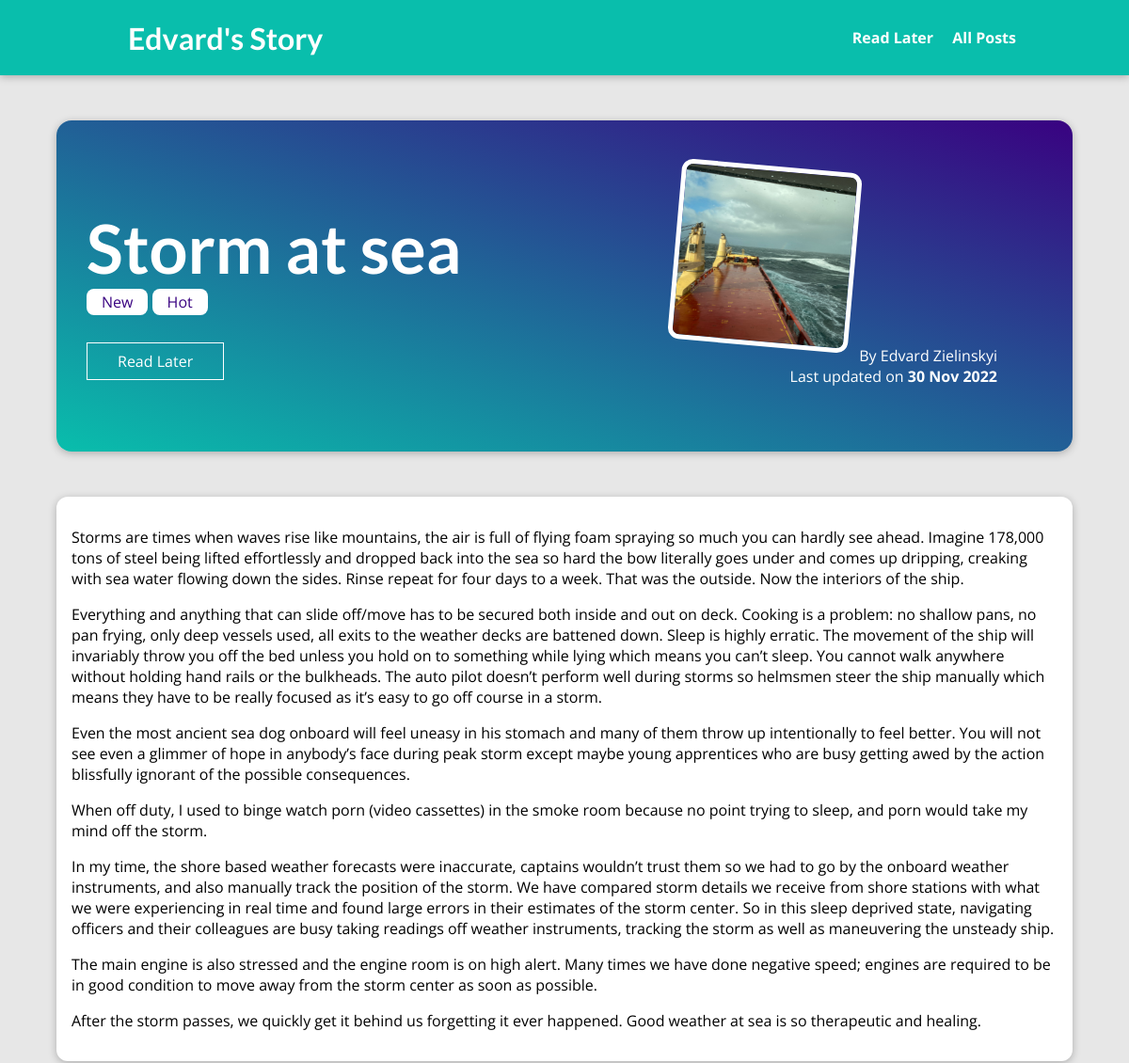
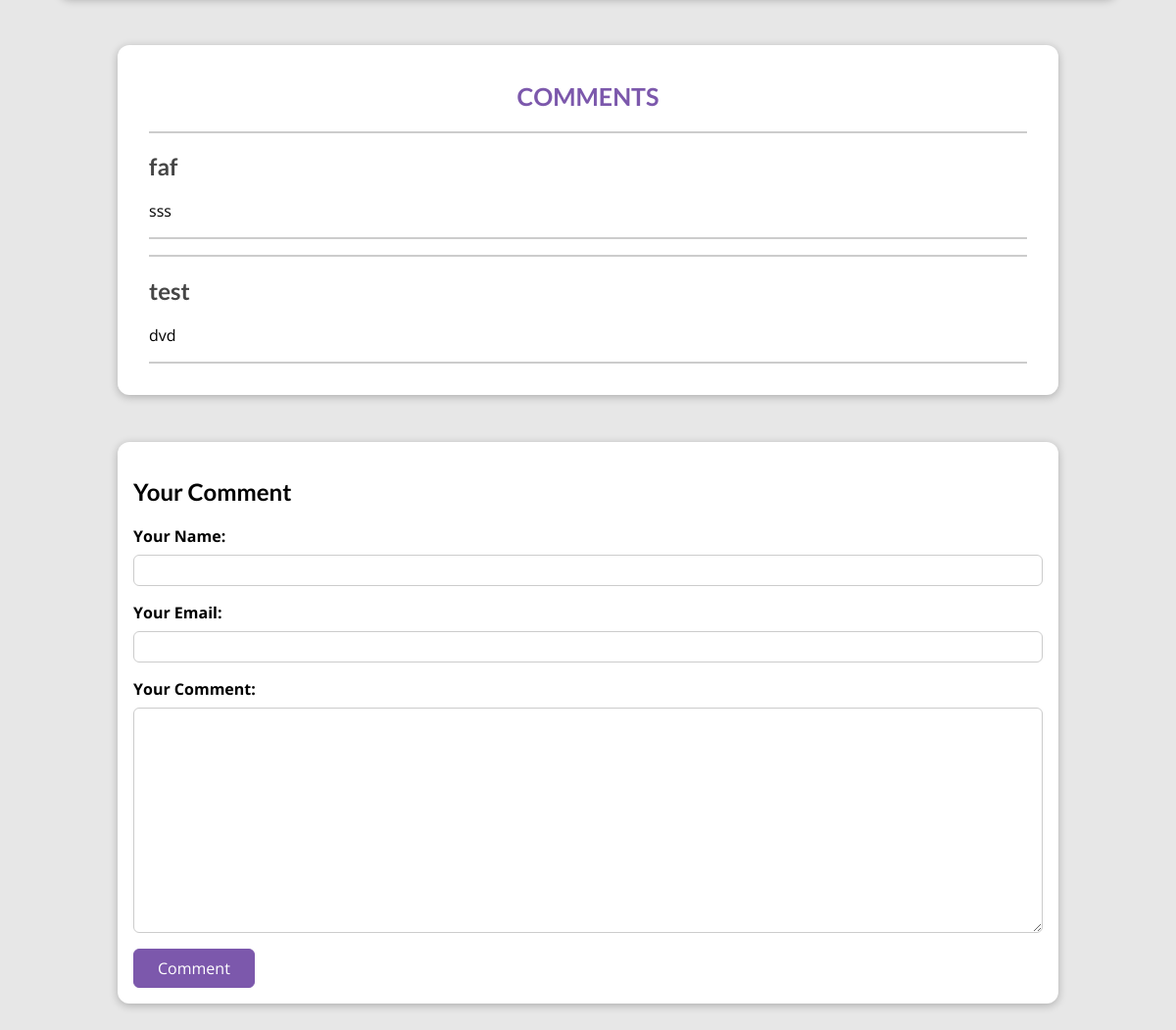
Screenshot of /posts/storm-at-sea with the database file from the repository (2 pictures, top to bottom).
### blog/models.py (models this page shows, shortened)
class Post(models.Model):
    title = models.CharField(max_length=150)
    excerpt = models.CharField(max_length=300)
    image = models.ImageField(upload_to="posts", null=True)
    date = models.DateField(auto_now=True)
    slug = models.SlugField(unique=True, db_index=True)
    content = models.TextField()
    author = models.ForeignKey(Author, on_delete=models.SET_NULL, null=True, related_name="pots")
    tag = models.ManyToManyField(Tag)

class Tag(models.Model):
    caption = models.CharField(max_length=100)

class Author(models.Model):
    first_name = models.CharField(max_length=100)
    last_name = models.CharField(max_length=100)
    emil_address = models.EmailField(max_length=100)
    def full_name(self):
        return f"{self.first_name} {self.last_name}"
    def __str__(self):
        return self.full_name()

class Comment(models.Model):
    user_name = models.CharField(max_length=120)
    user_email = models.EmailField()
    text = models.TextField(max_length=400)
    post = models.ForeignKey(Post, on_delete=models.CASCADE, related_name="comments")

### blog/views.py (the view, shortened to what this page needs)
# urls.py: path('posts/<slug:slug>', views.PostDetail.as_view(), name='post_detail_page'),
class PostDetail(View):
    def is_stored_post(self, request, post_id):
        stored_posts = request.session.get("stored_posts")
        if stored_posts is not None:
            is_saved_for_later = post_id in stored_posts
        else:
            is_saved_for_later = False
        return is_saved_for_later
    def get(self, request, slug):
        ident_post = Post.objects.get(slug=slug)
        context = {
            "post": ident_post,
            "post_tags": ident_post.tag.all(),
            "comment": CommentForm(),
            "all_comments": ident_post.comments.all().order_by("-id"),
            "saved_for_later": self.is_stored_post(request, ident_post.id),
        }
        return render(request, "blog/post-detail.html", context)

### blog/forms.py
class CommentForm(forms.ModelForm):
    class Meta:
        model = Comment
        exclude = ["post"]
        labels = {
            "user_name": "Your Name",
            "user_email": "Your Email",
            "text": "Your Comment"
        }

### blog/templates/blog/post-detail.html (shortened to what this page needs)
{% extends 'base.html' %}
{% load static %}
{% block css_files %}
    <link rel="stylesheet" href="{% static "blog/post-detail.css" %}" />
{% endblock %}
{% block content %}
    <section id='summary'>
        <h2>{{ post.title }}</h2>
        <div>
            {% for tagg in post_tags %}
                <span class="tag">{{ tagg.caption }}</span>
            {% endfor %}
        </div>
        <div id="read-later">
            <form action="{% url 'read-later' %}" method="POST">
                <button>
                    {% if saved_for_later %}
                        Remove from "Read Later" List
                    {% else %}
                        Read Later
                    {% endif %}
                </button>
            </form>
        </div>
        <article>
            <img src="{{ post.image.url }}" alt="{{ post.title }}"/>
            <adress>By <a href="mailto:{{ post.author.emil_address }}">{{ post.author }}</a></adress>
            <div>
                Last updated on <time>{{ post.date|date:'d M Y' }}</time>
            </div>
        </article>
    </section>
    <main>
        {{ post.content|linebreaks }}
    </main>
    <section id="comments">
        <div class="comment-name">
        <h1>COMMENTS</h1>
        </div>
        <ul>
            {% for comment in all_comments %}
            <li>
                <h2>{{ comment.user_name }}</h2>
                <p>{{ comment.text|linebreaks }}</p>
            </li>
            {% endfor %}
        </ul>
    </section>
    <section id="comment-form">
        <h2>Your Comment</h2>
        <form action="{% url "post_detail_page" post.slug %}" method="POST">
            {% for field in comment %}
                <div class="form-control {% if field.errors %}invalid{% endif %}">
                    {{ field.label_tag }}
                    {{ field }}
                </div>
            {% endfor %}
            <button>Comment</button>
        </form>
    </section>
{% endblock %}

### static/app.css (style rules this page uses)
* { box-sizing: border-box; }
html { font-family: 'Open Sans', 'Lato', sans-serif; }
body { margin: 0; }
h1, h2, h3 { font-family: 'Lato', sans-serif; font-weight: bold; }

### blog/static/blog/post-detail.css (style rules this page uses)
body { background-color: #e7e7e7; }
#summary { margin: 8rem auto 3rem auto; padding: 2rem; width: 90%; max-width: 90rem; border-radius: 16px; background: linear-gradient(to right top, #09beac, #390281); position: relative; box-shadow: 0 2px 8px rgba(0, 0, 0, 0.25); height: 22rem; }
#summary h2 { color: white; font-size: 4.5rem; margin-bottom: 0.25rem; }
#summary article { position: absolute; top: 2rem; right: 3rem; padding: 1rem 2rem; border-radius: 12px; text-align: right; color: white; }
#summary article img { width: 12rem; height: 12rem; border-radius: 12px; transform: rotateZ(5deg); border: 5px solid white; margin-bottom: 1rem; }
#summary a { color: white; text-decoration: none; }
#summary time { font-weight: bold; }
#read-later { margin: 2rem 0; }
#read-later button { background-color: transparent; border: 1px solid white; padding: 0.5rem 2rem; font: inherit; color: white; cursor: pointer; }
main { width: 90%; max-width: 90rem; margin: 3rem auto; background-color: white; padding: 1rem; border-radius: 12px; box-shadow: 0 2px 8px rgba(0, 0, 0, 0.25); }
.tag { background-color: white; color: #390281; padding: 0.2rem 1rem; border-radius: 8px; }
#comment-form { margin: 3rem auto; width: 90%; max-width: 60rem; border-radius: 12px; background-color: white; box-shadow: 0 2px 8px rgba(0, 0, 0, 0.25); padding: 1rem; }
#comment-form button { font: inherit; background-color: #7c58ac; color: white; border: 1px solid #7c58ac; padding: 0.5rem 1.5rem; border-radius: 6px; cursor: pointer; }
.form-control { margin-bottom: 1rem; }
.form-control label { font-weight: bold; margin-bottom: 0.5rem; display: block; }
.form-control input, .form-control textarea { display: block; width: 100%; font: inherit; padding: 0.25rem; border-radius: 6px; border: 1px solid #ccc; }
#comments { margin: 3rem auto; width: 90%; max-width: 60rem; border-radius: 12px; background-color: white; box-shadow: 0 2px 8px rgba(0, 0, 0, 0.25); padding: 1rem 2rem; }
#comments ul { list-style: none; margin: 0; padding: 0; }
#comments li { margin-bottom: 1rem; border-bottom: 2px solid #ccc; border-top: 2px solid #ccc; }
#comments h1 { font-size: 25px; color: #7c58ac; display: flex; justify-content: center; }
#comments h2 { color: #464646; }

### rows the page displays
Post: title "Storm at sea", image (picture), author "Edvard Zielinskyi", date "30 Nov 2022", content "Storms are times when waves rise like mountains, the air is full of flying foam spraying so much you can hardly see ahead. Imagine 178,000 tons of steel being lifted effortlessly and dropped back into the sea so hard the bow literally goes under and comes up dripping, creaking with sea water flowing down the sides. Rinse repeat for four days to a week. That was the outside. Now the interiors of the ship. Everything and anything that can slide off/move has to be secured both inside and out on deck. Cooking is a problem: no shallow pans, no pan frying, only deep vessels used, all exits to the weather decks are battened down. Sleep is highly erratic. The movement of the ship will invariably…"
Tag: caption "New"
Tag: caption "Hot"
Comment: user_name "faf", text "sss"
Comment: user_name "test", text "dvd"

### other values shown
{{ field.label_tag }} "Your Name:" "Your Email:" "Your Comment:"
